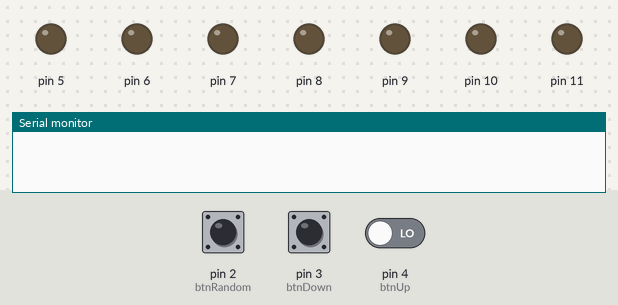
A sketch run on a simulated Arduino Uno, built with avr-gcc and run on an emulated ATmega328P. On the bench: output pins drawn as LEDs (lit = HIGH), the last lines printed to the serial monitor. The test bench sets the inputs (shaded band); at power-on: pin 2 (btnRandom) LOW, pin 3 (btnDown) LOW, pin 4 (btnUp) LOW. Random numbers use the default seed unless the sketch sets one.

Above: at 1.2 s.
1.3 s: pin 2 (btnRandom) pulled HIGH for 0.15 s
At 1.7 s:
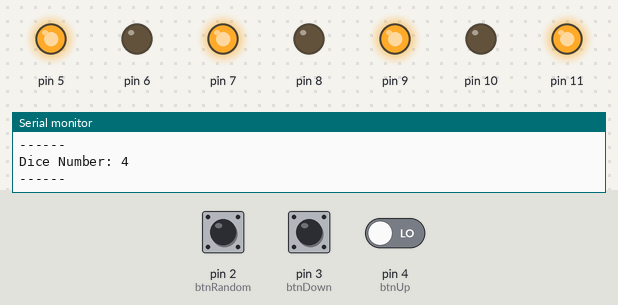
4.4 s: pin 3 (btnDown) pulled HIGH for 1 s
At 5.7 s:
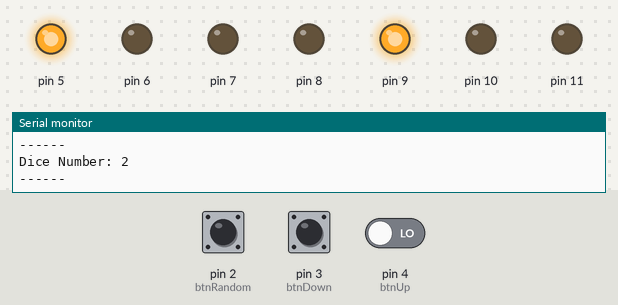
6.9 s: pin 3 (btnDown) pulled HIGH for 0.15 s
At 7.3 s:
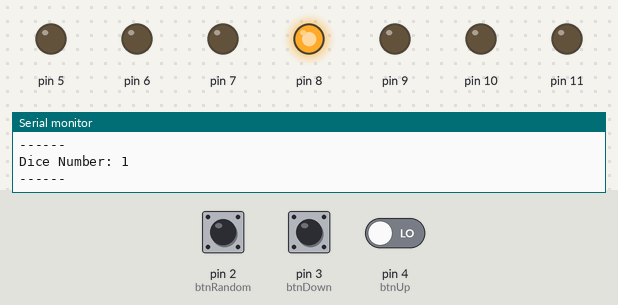
8.5 s: pin 2 (btnRandom) driven HIGH and pin 4 (btnUp) driven HIGH
At 13.5 s:
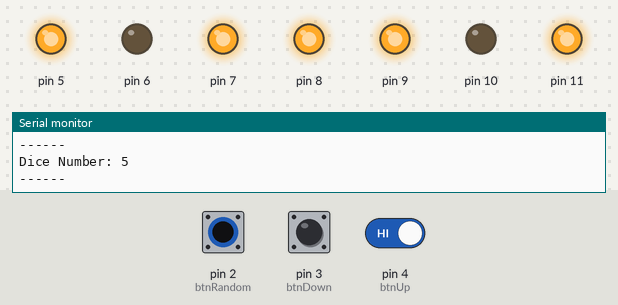
Timing chart, 0 to 15.0 s (numbered marks = the images above; inputs shaded):
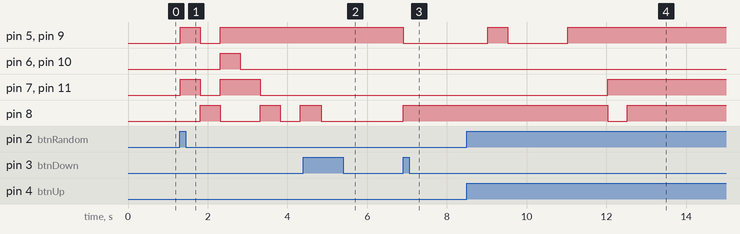

Measured:
- after the input at 1.3 s, pin 5, pin 9: LOW → HIGH at once, → LOW 0.50 s later, → HIGH 0.50 s later; pin 6, pin 10: LOW → HIGH after 1.0 s, → LOW 0.50 s later; pin 7, pin 11: LOW → HIGH at once, → LOW 0.50 s later, → HIGH 0.50 s later, → LOW 1.0 s later; pin 8: goes HIGH 0.50 s, LOW 1.0 s, HIGH 0.50 s, LOW 0.50 s, then HIGH, starting after 0.51 s
- after the input at 4.4 s, pin 8: HIGH → LOW after 0.44 s
- after the input at 6.9 s, pin 5, pin 9: HIGH → LOW at once; pin 8: LOW → HIGH at once
- after the input at 8.5 s, pin 5, pin 9: LOW → HIGH after 0.52 s, → LOW 0.50 s later, → HIGH 1.5 s later; pin 7, pin 11: LOW → HIGH after 3.5 s; pin 8: HIGH → LOW after 3.5 s, → HIGH 0.50 s later

The sketch:

Electronic_dice.ino
```cpp
// (licence header left out)
//--- Defines ---//
#define btnRandom 2
#define btnUp 4
#define btnDown 3
#define ROWS 7
#define COLUMNS 7
//--- End Defines ---//

//--- Variables ---//
int arduDice = 0;
int btnRandomBefore = LOW;
int btnUpBefore = LOW;
int btnDownBefore = LOW;
int diceMAtrix[ROWS][COLUMNS] = {/*Pins:
      5,    6,    7,    8,    9,   10,   11*/
    {LOW,  LOW,  LOW,  LOW,  LOW,  LOW,  LOW}, // Dice: OFF
    {LOW,  LOW,  LOW,  HIGH, LOW,  LOW,  LOW}, // Dice: 1
    {HIGH, LOW,  LOW,  LOW,  HIGH, LOW,  LOW}, // Dice: 2
    {HIGH, LOW,  LOW,  HIGH, HIGH, LOW,  LOW}, // Dice: 3
    {HIGH, LOW,  HIGH, LOW,  HIGH, LOW,  HIGH}, // Dice: 4
    {HIGH, LOW,  HIGH, HIGH, HIGH, LOW,  HIGH}, // Dice: 5
    {HIGH, HIGH, HIGH, LOW,  HIGH, HIGH, HIGH}  // Dice: 6
};
//--- End Variables ---//

//--- Setup ---//
/**
 * @brief This function is the main function of the program.
 * @note Used for configure the pins and the buttons.
 */
void setup() {
    Serial.begin(9600);
    setInputs();
    setOutputs();
}
//--- End Setup ---//

//--- Inputs & Outputs ---//
/**
 * @brief  Sets the inputs of the board
 * @note   The inputs are: 2 to 4
 */
void setInputs() {
    for (int i = 2; i < 5; i++) {
        pinMode(i, INPUT);
    }
}

/**
 * @brief Sets the outputs of the board
 * @note The outputs are: 5 to 11
 */
void setOutputs() {
    for (int i = 5; i < 12; i++) {
        pinMode(i, OUTPUT);
    }
}
//--- End Inputs & Outputs ---//

//--- Random Numbers ---//
/**
 * @brief  This will prints a random number between 1 and 6 in a specific
 *         period of time.
 * @param  period: The period of time in milliseconds to print every number.
 * @param  arduDice: The dice number to print.
 */
void printRandomUsingMillis(int period, int arduDice) {
    int randomTemporal;
    int contador=0;
    int millisBefore=0;
    unsigned long millisActual=millis();

    if((millisActual-millisBefore) >= period){
      	millisBefore=millisActual;
  		showNumber(arduDice);
    }
}

/**
 * @brief This will show a number of the dice randomly between 1 and 6.
 * @note  The interval will be managed by the program.
 * @param min The minimun number of the times that the dice could be shown.
 * @param max The maximun number of the times that the dice could be shown.
 */
void randomDice(int min, int max) {
    for(int i = 0; i < random(min,max); i++) {
            arduDice = random(1, 7); // 1.00000000001 --- 6.99999999999
            printRandomUsingMillis(300, arduDice);

            delay(500);
        }
}
//--- End Random Numbers ---//

//--- Buttons ---//
/**
 * @brief Reads the button 'random' and shows the dice number.
 * @note  The button 'random' is the pin 2.
 * @retval Returns the state of the button 'random' after the reading.
 */
int readBtnRandom(int btnRandomNow, int btnRandomBefore) {
    int min = random(4, 9);
    int max = random(9, 15);
    if (btnRandomNow == HIGH && btnRandomBefore == LOW) {
        randomDice(min, max);
    }

    return btnRandomNow;
}

/**
 * @brief Reads the button 'up' and increments the dice number.
 * @note The button 'up' is the pin 4.
 * @retval Returns the state of the button 'up' after the reading.
 */
int readBtnUp(int btnUpNow, int btnUpBefore) {
    if (btnUpNow == HIGH && btnUpBefore == LOW) {
        if (arduDice < 6) {
            arduDice++;
            showNumber(arduDice);
        }
    }

    return btnUpNow;
}

/**
 * @brief Reads the button 'down' and decrements the dice number.
 * @note The button 'down' is the pin 3.
 * @retval Returns the state of the button 'down' after the reading.
 */
int readBtnDown(int btnDownNow, int btnDownBefore) {
    if (btnDownNow == HIGH && btnDownBefore == LOW) {
        if (arduDice > 1) {
            arduDice--;
            showNumber(arduDice);
        }
    }

    return btnDownNow;
}
//--- End Buttons ---//

//--- Show Dice Number ---//
/**
 * @brief Shows the dice number on the LEDs.
 * @note The LEDs are the pins 5 to 11.
 * @param  diceValue: The dice number to be shown.
 */
void showNumber(int diceValue) {
    printMessage(arduDice);
    for(int i = 0; i < 8; i++) {
        digitalWrite(i+5, diceMAtrix[diceValue][i]);
    }
}
//--- End Show Dice Number ---//

//--- Messages ---//
/**
 * @brief Prints a message on the serial port with the dice number.
 * @param  number: The dice number to be shown.
 */
void printMessage(int number){
    Serial.println("------");
    Serial.print("Dice Number: ");
    Serial.println(number);
    Serial.println("------");
}
//--- End Messages ---//

//--- Main ---//
/**
 * @brief Main loop function of the program.
 * @note The loop function is called every time the program is executed.
 */
void loop(){
    int btnRandomNow = digitalRead(btnRandom);
    int btnUpNow = digitalRead(btnUp);
    int btnDownNow = digitalRead(btnDown);

    btnRandomBefore = readBtnRandom(btnRandomNow, btnRandomBefore);
    btnUpBefore = readBtnUp(btnUpNow, btnUpBefore);
    btnDownBefore = readBtnDown(btnDownNow, btnDownBefore);

    delay(25); // unique delay of the program.
}
//--- End Main ---//
```
